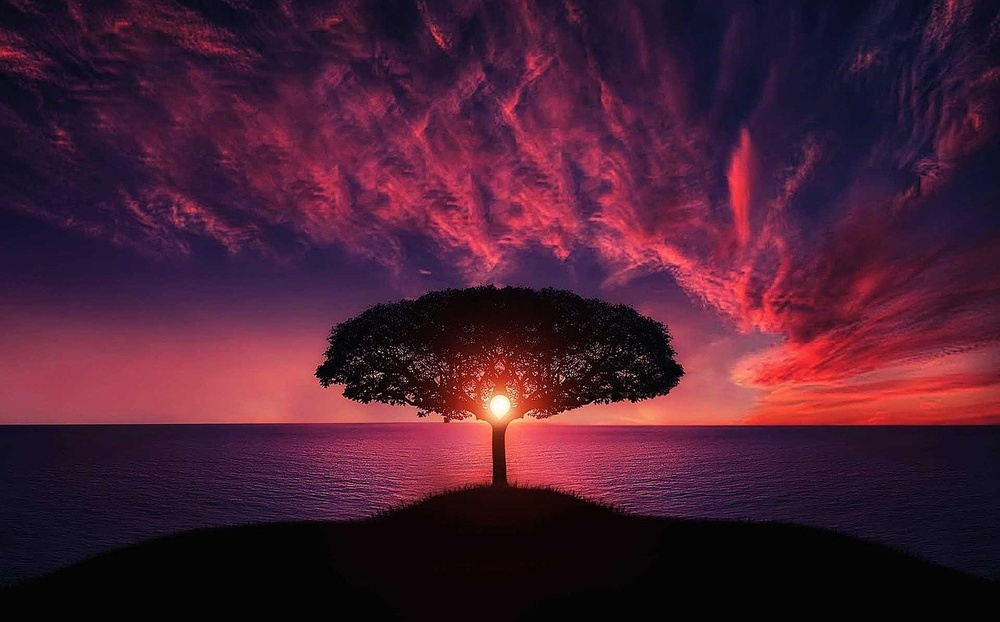
#> input picture Basics/02-Greyscaling/Images/input3.jpg, 1000 x 622 px, shrunk from 1280 x 796 before the run, found by its file name
$ python grayscaling_03.py
#> lines starting #> are read from the running program, lines starting #| are printed output that depends on the picture
import cv2
import numpy as np
from matplotlib import pyplot as plt

# Load our input image
image = cv2.imread('Images\input3.jpg')
#> image is the input picture: shape (622, 1000, 3); mean B, G, R 51.3, 30.5, 73.6

# We use cvtColor, to convert to grayscale
gray_image = cv2.cvtColor(image, cv2.COLOR_BGR2GRAY)
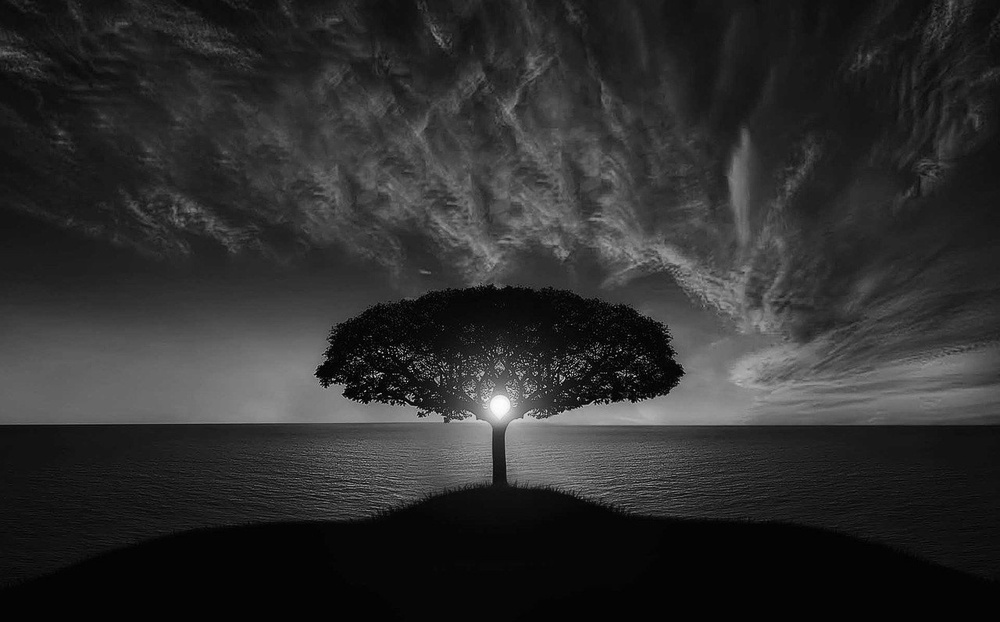
#> gray_image: shape (622, 1000); min 0, max 254, mean 45.8

row, col = 1, 2
fig, axs = plt.subplots(row, col, figsize=(15, 10))
fig.tight_layout()

axs[0].imshow(cv2.cvtColor(image, cv2.COLOR_BGR2RGB))
axs[0].set_title('Original')

axs[1].imshow(cv2.cvtColor(gray_image, cv2.COLOR_BGR2RGB))
axs[1].set_title('Grayscale')

plt.show()
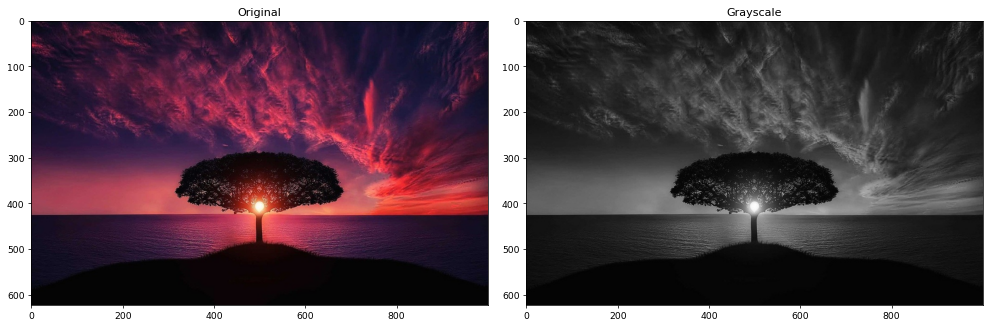
#> figure drawn by matplotlib, 2 panels

# use 'imwrite' specificing the file name and the image to be saved
cv2.imwrite('Images\output_03.jpg', gray_image)
cv2.imwrite('Images\output_03.png', gray_image)

$ run again, with Basics/02-Greyscaling/Images/input4.jpg copied over Basics/02-Greyscaling/Images/input3.jpg
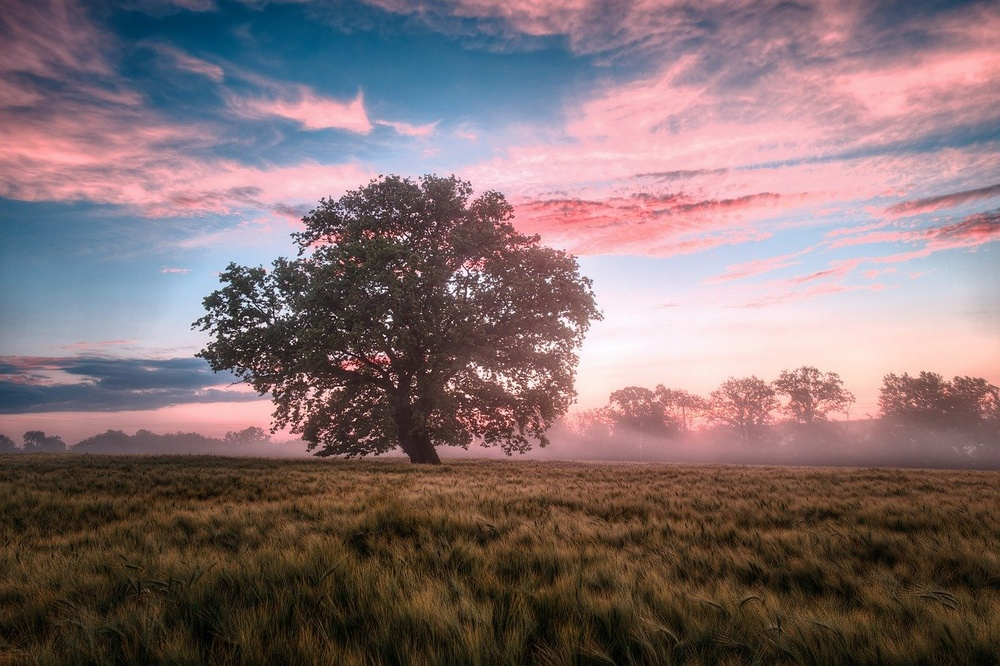
#> input picture Basics/02-Greyscaling/Images/input4.jpg, 1000 x 666 px, shrunk from 1280 x 852 before the run, found by its file name
#> image is the input picture: shape (666, 1000, 3); mean B, G, R 113, 110.8, 130
#> `gray_image = cv2.cvtColor(image, cv2.COLOR_BGR2GRAY)`:
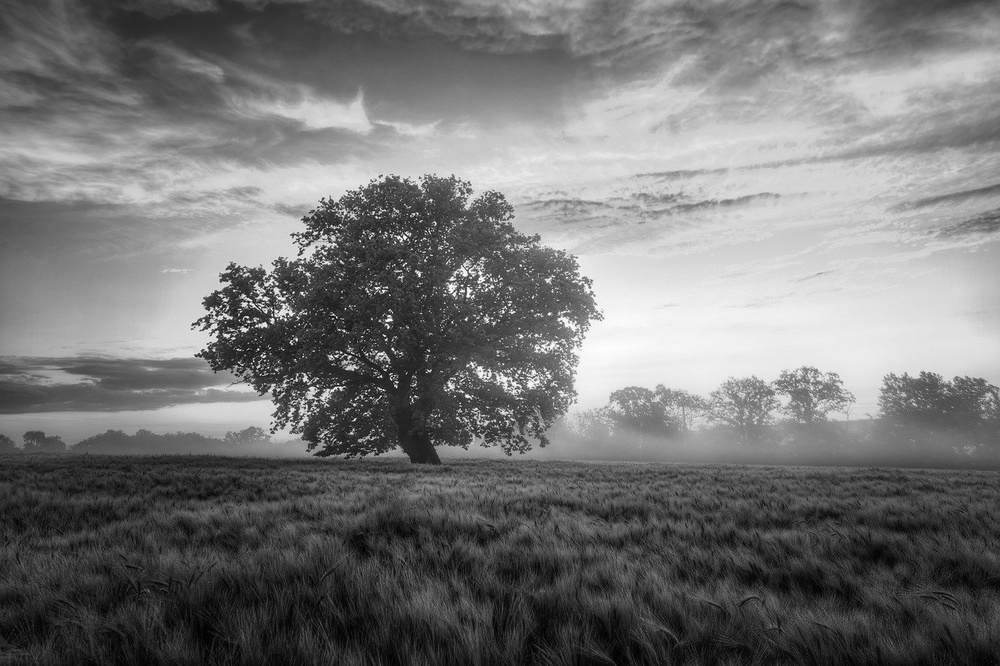
#> gray_image: shape (666, 1000); min 0, max 254, mean 116.8
#> `plt.show()`:
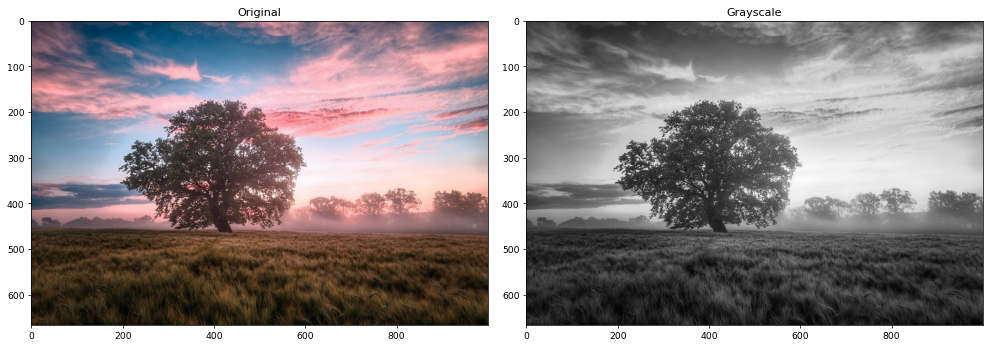
#> figure drawn by matplotlib, 2 panels

$ run again, with Basics/02-Greyscaling/Images/input.jpg copied over Basics/02-Greyscaling/Images/input3.jpg
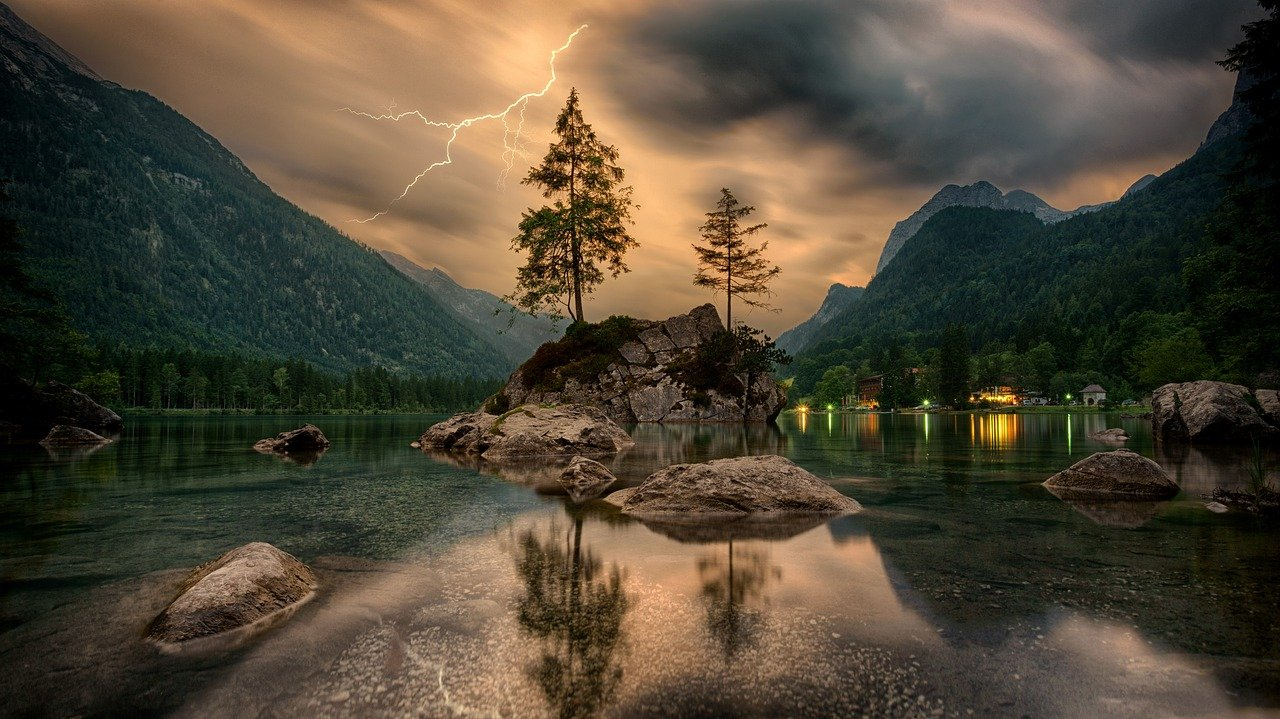
#> input picture Basics/02-Greyscaling/Images/input.jpg, 1280 x 719 px, found by its file name
#> image is the input picture: shape (719, 1280, 3); mean B, G, R 54.5, 71.1, 79.8
#> `gray_image = cv2.cvtColor(image, cv2.COLOR_BGR2GRAY)`:
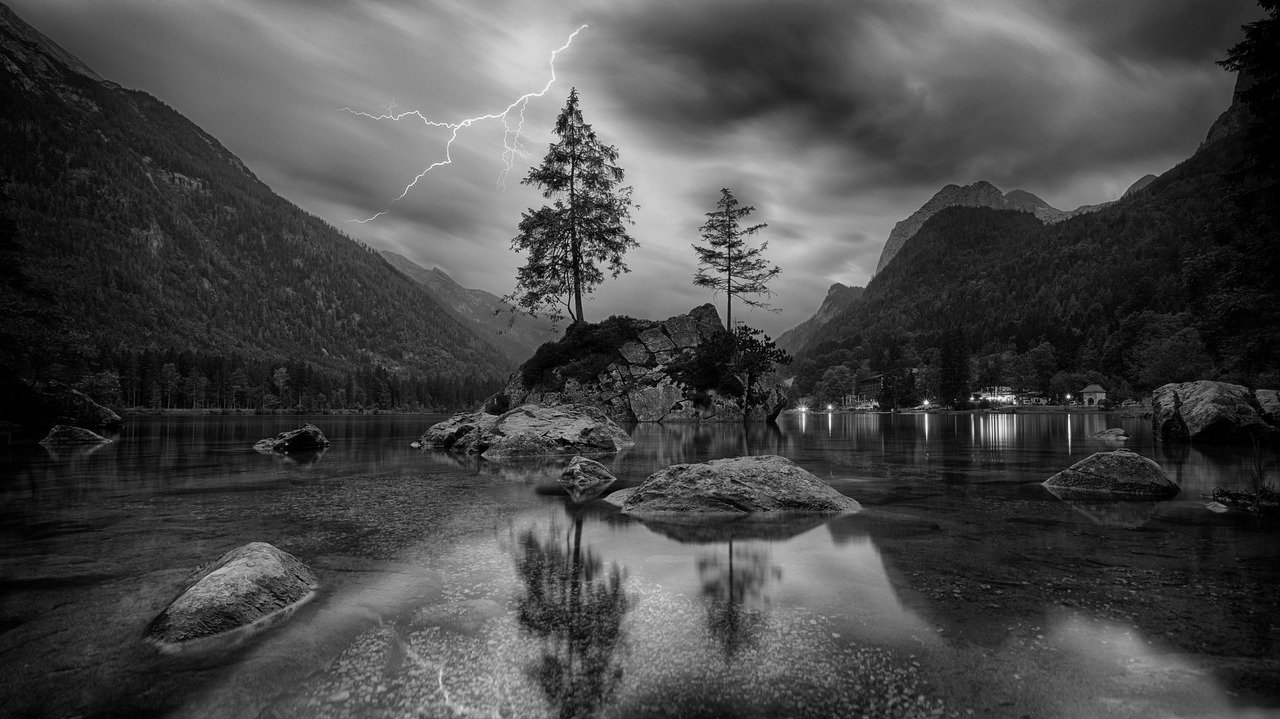
#> gray_image: shape (719, 1280); min 0, max 250, mean 71.8
#> `plt.show()`:
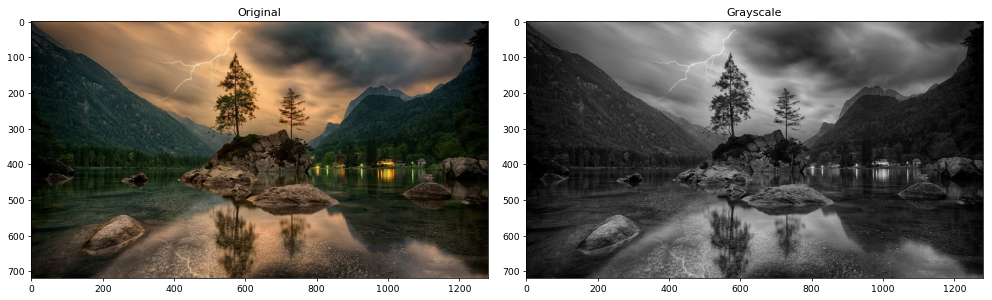
#> figure drawn by matplotlib, 2 panels
